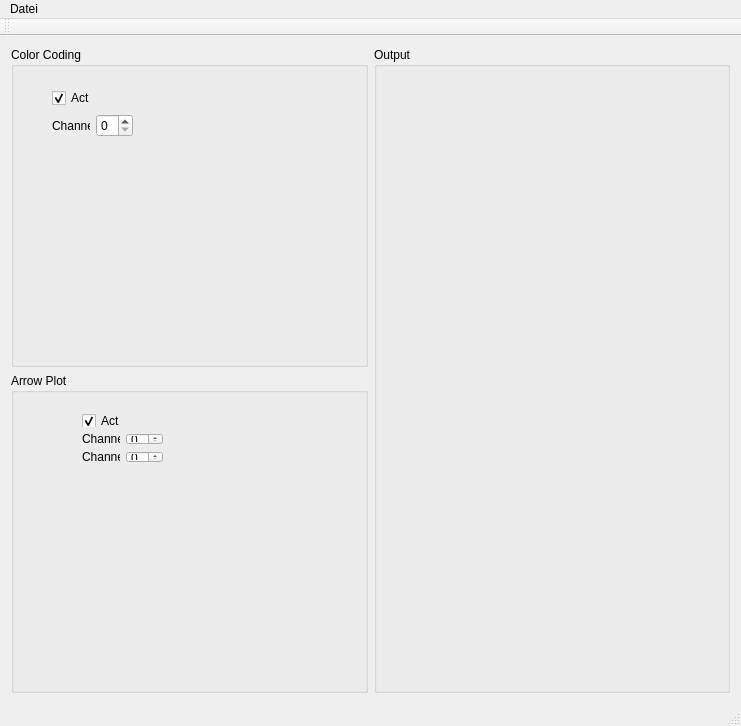
<?xml version="1.0" encoding="UTF-8"?>
<ui version="4.0">
 <class>MainWindow</class>
 <widget class="QMainWindow" name="MainWindow">
  <property name="geometry">
   <rect>
    <x>0</x>
    <y>0</y>
    <width>741</width>
    <height>726</height>
   </rect>
  </property>
  <property name="sizePolicy">
   <sizepolicy hsizetype="Preferred" vsizetype="MinimumExpanding">
    <horstretch>0</horstretch>
    <verstretch>0</verstretch>
   </sizepolicy>
  </property>
  <property name="windowTitle">
   <string>MainWindow</string>
  </property>
  <widget class="QWidget" name="centralWidget">
   <layout class="QHBoxLayout" name="horizontalLayout">
    <item>
     <layout class="QGridLayout" name="gridLayout_3">
      <item row="0" column="0">
       <widget class="QGroupBox" name="groupBox">
        <property name="title">
         <string>Color Coding</string>
        </property>
        <widget class="QWidget" name="layoutWidget">
         <property name="geometry">
          <rect>
           <x>30</x>
           <y>30</y>
           <width>103</width>
           <height>71</height>
          </rect>
         </property>
         <layout class="QGridLayout" name="gridLayout_2">
          <item row="0" column="0">
           <widget class="QCheckBox" name="colorCodingActive">
            <property name="text">
             <string>Active</string>
            </property>
            <property name="checked">
             <bool>true</bool>
            </property>
           </widget>
          </item>
          <item row="1" column="0">
           <widget class="QLabel" name="label_3">
            <property name="text">
             <string>Channel</string>
            </property>
           </widget>
          </item>
          <item row="1" column="1">
           <widget class="QSpinBox" name="colorCodingChannel"/>
          </item>
         </layout>
        </widget>
       </widget>
      </item>
      <item row="1" column="0">
       <widget class="QGroupBox" name="transferFunctionGroupBox">
        <property name="sizePolicy">
         <sizepolicy hsizetype="Preferred" vsizetype="Preferred">
          <horstretch>0</horstretch>
          <verstretch>0</verstretch>
         </sizepolicy>
        </property>
        <property name="minimumSize">
         <size>
          <width>0</width>
          <height>0</height>
         </size>
        </property>
        <property name="title">
         <string>Arrow Plot</string>
        </property>
        <widget class="QWidget" name="">
         <property name="geometry">
          <rect>
           <x>60</x>
           <y>30</y>
           <width>103</width>
           <height>71</height>
          </rect>
         </property>
         <layout class="QGridLayout" name="gridLayout">
          <item row="0" column="0">
           <widget class="QCheckBox" name="arrowPlotActive">
            <property name="text">
             <string>Active</string>
            </property>
            <property name="checked">
             <bool>true</bool>
            </property>
           </widget>
          </item>
          <item row="1" column="0">
           <widget class="QLabel" name="label">
            <property name="text">
             <string>Channel X</string>
            </property>
           </widget>
          </item>
          <item row="1" column="1">
           <widget class="QSpinBox" name="arrowPlotChannelX"/>
          </item>
          <item row="4" column="0">
           <widget class="QLabel" name="label_2">
            <property name="text">
             <string>Channel Y</string>
            </property>
           </widget>
          </item>
          <item row="4" column="1">
           <widget class="QSpinBox" name="arrowPlotChannelY"/>
          </item>
         </layout>
        </widget>
       </widget>
      </item>
     </layout>
    </item>
    <item>
     <layout class="QVBoxLayout" name="verticalLayout_2">
      <item>
       <widget class="QGroupBox" name="rendererGroupBox">
        <property name="sizePolicy">
         <sizepolicy hsizetype="Preferred" vsizetype="Expanding">
          <horstretch>0</horstretch>
          <verstretch>0</verstretch>
         </sizepolicy>
        </property>
        <property name="title">
         <string>Output</string>
        </property>
        <layout class="QVBoxLayout" name="renderingLayout"/>
       </widget>
      </item>
     </layout>
    </item>
   </layout>
  </widget>
  <widget class="QMenuBar" name="menuBar">
   <property name="geometry">
    <rect>
     <x>0</x>
     <y>0</y>
     <width>741</width>
     <height>20</height>
    </rect>
   </property>
   <widget class="QMenu" name="menuDatei">
    <property name="title">
     <string>Datei</string>
    </property>
    <addaction name="actionDatensatz_laden"/>
    <addaction name="actionBild_speichern"/>
    <addaction name="actionBeenden"/>
   </widget>
   <addaction name="menuDatei"/>
  </widget>
  <widget class="QToolBar" name="mainToolBar">
   <attribute name="toolBarArea">
    <enum>TopToolBarArea</enum>
   </attribute>
   <attribute name="toolBarBreak">
    <bool>false</bool>
   </attribute>
  </widget>
  <widget class="QStatusBar" name="statusBar"/>
  <action name="actionDatensatz_laden">
   <property name="text">
    <string>Datensatz laden...</string>
   </property>
  </action>
  <action name="actionBild_speichern">
   <property name="text">
    <string>Bild speichern...</string>
   </property>
  </action>
  <action name="actionBeenden">
   <property name="text">
    <string>Beenden</string>
   </property>
  </action>
 </widget>
 <layoutdefault spacing="6" margin="11"/>
 <resources/>
 <connections/>
</ui>
